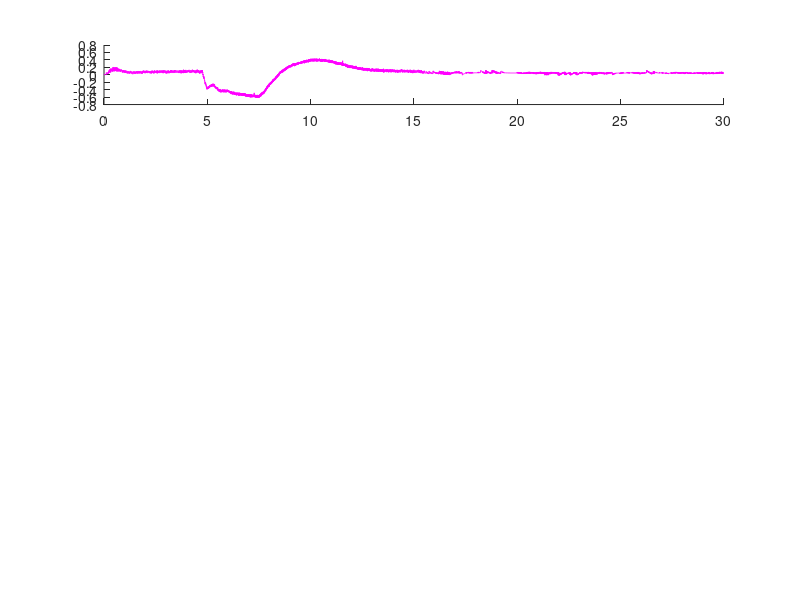

The MATLAB script that drew this image: (Note: this script raises an error after producing the figure.)
close all;

%parameters
end_time = 30;

load('lambda_practical.mat')
load('p_practical.mat')
load('p_dot_practical.mat')
load('p_ref_practical.mat')
load('r_practical.mat')


figure(11); hold on;

subplot(511); hold on;
plot(p_ref(1,1:end), p_ref(2, 1:end), '-m');
plot(t,u,'-b'); 
legend({'$u$', '$u_k$',}, 'Interpreter', 'latex', 'FontSize', 15);
xlim([0 end_time]);
ylabel('$u$', 'Interpreter', 'latex');
grid on;

subplot(512); hold on;
plot(lambda(1,1:end), lambda(2, 1:end), 'm');
plot(t,x1,'b');
legend({'$\lambda$', '$\lambda_{ref}$'}, 'Interpreter', 'latex');
xlim([0 end_time]);
ylabel('$\lambda$', 'Interpreter', 'latex');
grid on;

subplot(513); hold on;
plot(r(1,1:end), r(2, 1:end), 'm');
plot(t,x2,'-b');
legend({'$r$', '$r_{ref}$'}, 'Interpreter', 'latex');
xlim([0 end_time]);
ylabel('$r$', 'Interpreter', 'latex');
grid on;

subplot(514); hold on;
plot(p(1,1:end), p(2, 1:end), 'm');
plot(t,x3,'-b');
legend({'$p$', '$p_{ref}$'}, 'Interpreter', 'latex');
xlim([0 end_time]);
ylabel('$p$', 'Interpreter', 'latex');
grid on;

subplot(515); hold on; 
plot(p_dot(1,1:end), p_dot(2, 1:end), 'm');
plot(t,x4,'-b'),
legend({'$\dot{p}$', '$\dot{p}_{ref}$'}, 'Interpreter', 'latex');
xlim([0 end_time]);
ylabel('$\dot{p}$', 'Interpreter', 'latex');
grid on;